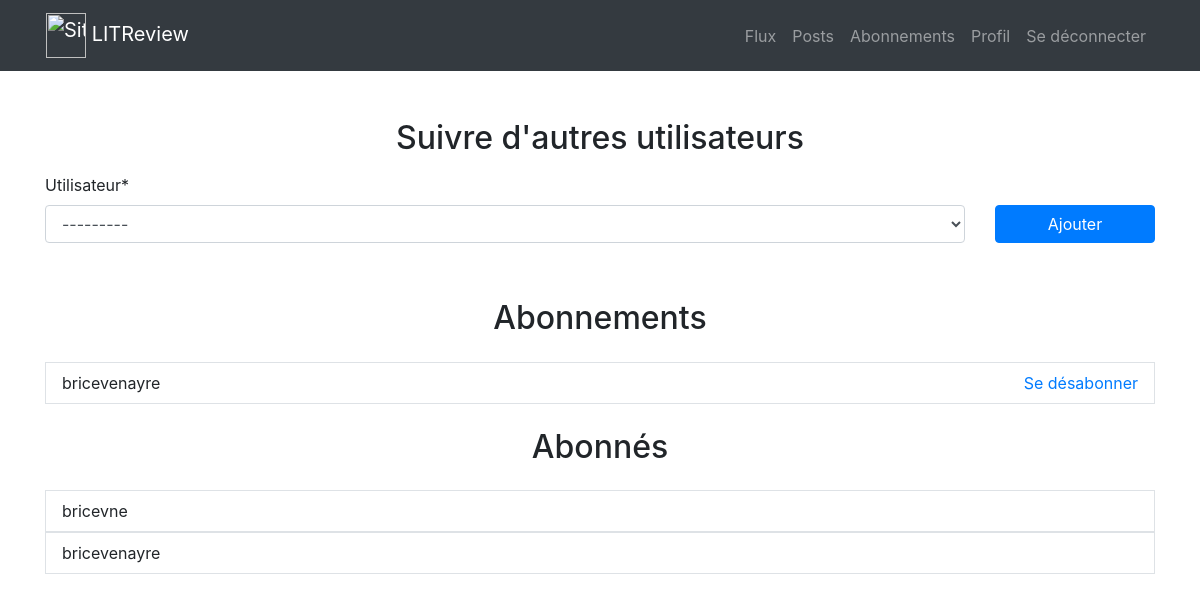
/subscriptions/ (signed in), run on the app's committed database.
### apps/subscriptions/models.py (models this page shows)
class UserFollows(models.Model):
    user = models.ForeignKey(
        to=settings.AUTH_USER_MODEL, on_delete=models.CASCADE, related_name="following"
    )
    followed_user = models.ForeignKey(
        to=settings.AUTH_USER_MODEL,
        on_delete=models.CASCADE,
        related_name="followed_by",
        verbose_name="Utilisateur",
    )
    class Meta:
        unique_together = (
            "user",
            "followed_user",
        )
        verbose_name = "Abonné"

### apps/accounts/models.py (models this page shows)
class CustomUser(AbstractUser):
    pass

### apps/subscriptions/views.py (the view, shortened to what this page needs)
# urls.py: path("", SubscriptionCreate.as_view(), name="followers"),
@method_decorator(login_required, name='dispatch')
class SubscriptionCreate(CreateView):
    template_name = "subscriptions/followers.html"
    success_url = reverse_lazy("subscriptions:followers")
    form_class = SubscriptionForm
    def get_form_kwargs(self):
        kwargs = super(SubscriptionCreate, self).get_form_kwargs()
        kwargs['user'] = self.request.user
        return kwargs
    def get_context_data(self, **kwargs):
        context = super(SubscriptionCreate, self).get_context_data(**kwargs)
        subscriptions = UserFollows.objects.filter(user=self.request.user)
        followed_subscriptions = UserFollows.objects.filter(followed_user=self.request.user)
        context['subscriptions'] = subscriptions
        context['followed_subscriptions'] = followed_subscriptions
        return context

### apps/subscriptions/forms.py
class SubscriptionForm(forms.ModelForm):
    class Meta:
        model = UserFollows
        fields = ['followed_user']
    def __init__(self, *args, **kwargs):
        user = kwargs.pop('user')
        super(SubscriptionForm, self).__init__(*args, **kwargs)
        self.fields['followed_user'].queryset = (
            CustomUser.objects.exclude(
                Q(username=user) |
                Q(id__in=(user_id for user_id in
                          list(
                              UserFollows.objects.filter(user__username=user).values_list("followed_user", flat=True)
                          )))))

### apps/subscriptions/templates/subscriptions/followers.html (shortened to what this page needs)
{% extends 'base.html' %}
{% load crispy_forms_tags %}
{% block content %}
<div class="container h-100">
    <h2 class="text-center mb-3 mt-5">Suivre d'autres utilisateurs</h2>
    <div class="row align-items-center justify-content-center">
        <div class="col">
            <form method="POST">
                <div class="row">
                    <div class="col-12 col-lg-10">
                        {{ form|crispy }}
                    </div>
                    <div class="col-12 col-lg-2 mt-1 mt-lg-4">
                        <button type="submit" class="w-100 mt-2 btn btn-primary">Ajouter</button>
                    </div>
                </div>
            </form>
        </div>
    </div>
    {% include "subscriptions/partials/following_snippet.html" with subscriptions=subscriptions %}
    {% include "subscriptions/partials/followed_by_snippet.html" with followed_subscriptions=followed_subscriptions %}
</div>
{% endblock %}

### apps/subscriptions/templates/subscriptions/partials/following_snippet.html
<h2 class="text-center my-4">Abonnements</h2>
{% for subscription in subscriptions %}
<div class="row py-2 px-3 border no-gutters justify-content-between">
    <div class="col-6">
        <p class="my-0">{{ subscription.followed_user.username }}</p>
    </div>
    <div class="col-6 text-right">
        <a href="{% url 'subscriptions:followers-delete' subscription.id %}">Se désabonner</a>
    </div>
</div>
{% endfor %}

### apps/subscriptions/templates/subscriptions/partials/followed_by_snippet.html
<h2 class="text-center my-4">Abonnés</h2>
{% for subscription in followed_subscriptions %}
<div class="row py-2 px-3 border no-gutters">
    <div class="col">
        <p class="my-0">{{ subscription.user.username }}</p>
    </div>
</div>
{% endfor %}

### data on the page
UserFollows: followed_user.username "bricevenayre"
UserFollows: user.username "bricevne"
UserFollows: user.username "bricevenayre"
